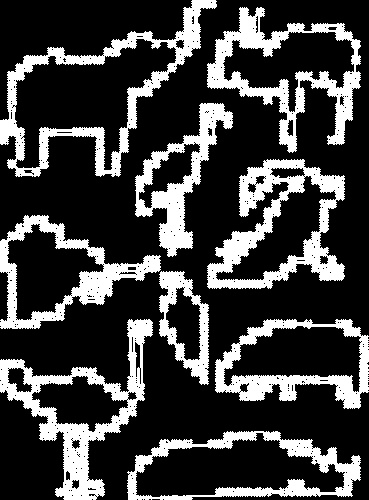
#> input picture contorno.jpg, 369 x 500 px
$ python conversi.py
#> lines starting #> are read from the running program, lines starting #| are printed output that depends on the picture; after the words box and inside, x2 and y2 are one past the last pixel; in counts of white or black regions, pixels touching at a corner belong together
#> the answer given: ..
#> the answer given: ..
import cv2
import os
import numpy as np
import tkinter as tk
from tkinter import filedialog
from tensorflow.keras.applications import MobileNetV2
from PIL import Image, ImageOps
#LA base de datos fue


# Función para segmentar la imagen y guardarla como PNG
def segmentar_y_guardar_imagen(imagen_path, carpeta_destino):
    # Verificar la extensión del archivo
#> called with imagen_path = '../contorno.jpg', carpeta_destino = '..'
    ext = os.path.splitext(imagen_path)[-1].lower()

    if ext in ('.png', '.jpg', '.jpeg', '.bmp', '.pgm', '.dcm'):
        # Cargar la imagen
        if ext == '.dcm':
            import pydicom
            ds = pydicom.dcmread(imagen_path)
            image = ds.pixel_array
        else:
            image = cv2.imread(imagen_path)
#> image is the input picture: shape (500, 369, 3); min 0, max 255, mean 63.3

        # Asegurarse de que la imagen se haya cargado correctamente
        if image is None:
            print(f"No se pudo cargar la imagen: {imagen_path}")
            return

        # Preprocesamiento de la imagen
        image = cv2.resize(image, (555, 555))
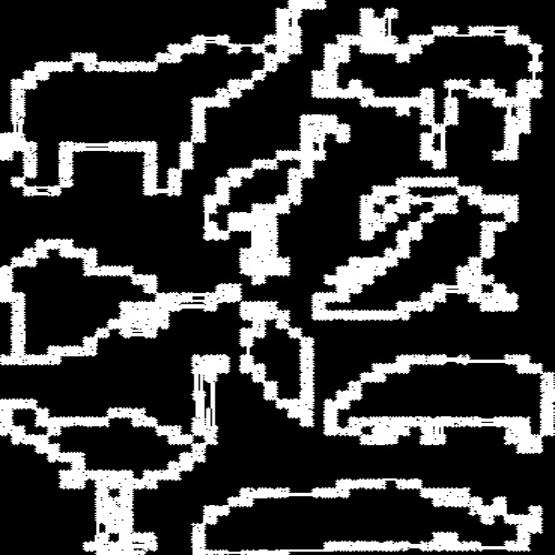
#> image: shape (555, 555, 3); min 0, max 255, mean 63.2


        image_bw = cv2.cvtColor(image, cv2.COLOR_BGR2GRAY)

        _, thresh = cv2.threshold(image_bw, 1, 255, cv2.THRESH_BINARY)
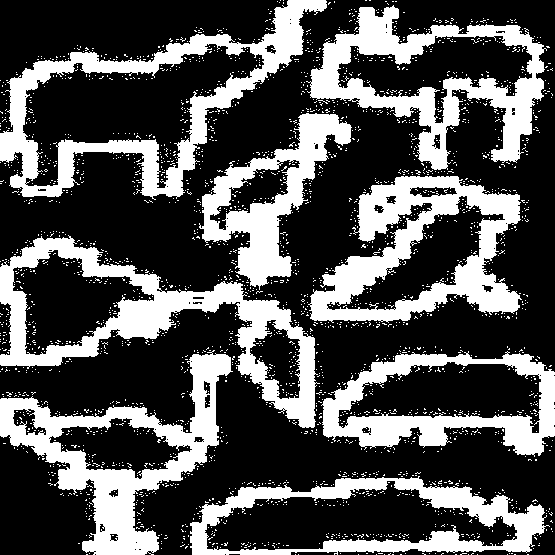
#> thresh: shape (555, 555); 32.1% white; 2611 white regions (2603 under 20 px)
        contours, _ = cv2.findContours(thresh, cv2.RETR_EXTERNAL, cv2.CHAIN_APPROX_SIMPLE)
#> contours = 1633 contours, 1625 with area under 20; largest, box (x1, y1, x2, y2) and area: (0, 0, 327, 200) 28409, (0, 235, 320, 428) 23203, (190, 476, 550, 555) 20912, (306, 5, 547, 170) 19678, (308, 176, 522, 323) 19444, (0, 350, 233, 555) 17576, (321, 351, 555, 457) 17236, (199, 113, 352, 290) 10146
        x, y, w, h = cv2.boundingRect(contours[0])
#> x = 527; y = 554; w = 2; h = 1

        # Recortar la imagen original para eliminar el marco negro
        image_without_border = image[y:y + h, x:x + w]
#> image_without_border = [[2, 2, 2], [2, 2, 2]]


        first_row = image_without_border[0, :]
#> first_row = [[2, 2, 2], [2, 2, 2]]
        brightness_on_left = np.mean(first_row[:first_row.shape[0] // 2])
#> brightness_on_left = 2
        brightness_on_right = np.mean(first_row[first_row.shape[0] // 2:])
#> brightness_on_right = 2

        # Rotar la imagen si los píxeles claros están a la izquierda
        if brightness_on_left > brightness_on_right:
            image_without_border = np.fliplr(image_without_border)


        # Mostrar la imagen sin el marco negro
        # cv2.imshow('Imagen sin marco negro', image_without_border)
        # cv2.waitKey(0)
        # cv2.destroyAllWindows()

        image_bw = cv2.cvtColor(image_without_border, cv2.COLOR_BGR2GRAY)
#> image_bw = [[2, 2]]
        clahe = cv2.createCLAHE(clipLimit=1, tileGridSize=(4, 4))#
        img_clahe = clahe.apply(image_bw) + 7#Aqui aumentas el brillo
#> img_clahe = [[6, 6]]
        umbral, img_bin = cv2.threshold(img_clahe, 16, 255, cv2.THRESH_BINARY)
#> img_bin = [[0, 0]]
        kernel = np.ones((3, 3), np.uint8)
        img_dilated = cv2.dilate(img_bin, kernel, iterations=3)
#> img_dilated = [[0, 0]]
        img_eroded = cv2.erode(img_dilated, kernel, iterations=6)
#> img_eroded = [[0, 0]]

        # Encontrar la isla más grande
        contours, _ = cv2.findContours(img_eroded, cv2.RETR_EXTERNAL, cv2.CHAIN_APPROX_SIMPLE)
#> contours = []
        max_area = 0
        largest_island = None
        for contour in contours:
            area = cv2.contourArea(contour)
            if area > max_area:
                max_area = area
                largest_island = contour
#> this loop made 0 passes
#> after the loop, max_area = 0

        # Crear una copia de la imagen original y dibujar la isla más grande en ella
        if largest_island is not None:
            result_image = np.zeros_like(img_eroded, dtype=np.uint8)
            cv2.drawContours(result_image, [largest_island], -1, (255), thickness=cv2.FILLED)

            # Obtener la imagen CLAHE
            result_image_with_overlay = img_clahe.copy()
            result_image_with_overlay[result_image != 0] = 255

            # Dibujar el borde en rojo
            mask = result_image.copy()
            segmented_image = cv2.bitwise_and(img_clahe, img_clahe, mask=mask)

            # Obtener el nombre del archivo sin extensión
            file_name = os.path.splitext(os.path.basename(imagen_path))[0]
            output_path = os.path.join(carpeta_destino, f"{file_name}.png")#Aqui modificar.
            # Convierte la imagen a una matriz NumPy

            cv2.imwrite(output_path, segmented_image)
            print(f"Imagen convertida en {output_path}")
        else:
            print("No se encontró una isla válida en la imagen")
    else:
        print(f"Extensión no admitida para la imagen: {ext}")


# Función para procesar una carpeta de imágenes
def procesar_carpeta_imagenes():
    root = tk.Tk()
    root.withdraw()

    # Solicitar la carpeta que contiene las imágenes
    carpeta = filedialog.askdirectory(title="Seleccionar Carpeta con Imágenes")

    if not carpeta:
        print("no se selecciono carpeta de imagenes")
        return


    # Solicitar la carpeta de destino
    carpeta_destino = filedialog.askdirectory(title="Seleccionar Carpeta para Guardar las Imágenes Segmentadas")

    if not carpeta_destino:
        print("no hay carpeta de destino")
        return

    # Obtener la lista de archivos en la carpeta
    archivos = [f for f in os.listdir(carpeta) if f.lower().endswith(('.png', '.jpg', '.jpeg', '.bmp', '.pgm', '.dcm'))]

    for archivo in archivos:
        imagen_path = os.path.join(carpeta, archivo)
        segmentar_y_guardar_imagen(imagen_path, carpeta_destino)
#> pass 2 of the loop in procesar_carpeta_imagenes, `for archivo in archivos:`:
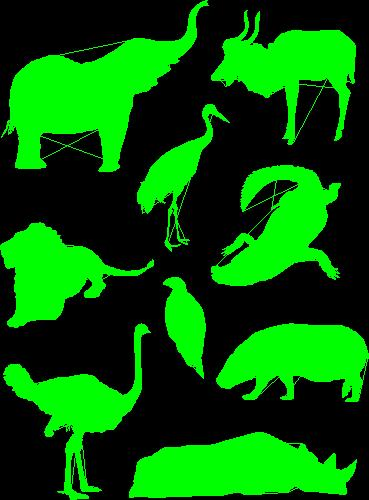
#> input picture imagen_con_contornos.jpg, 369 x 500 px
#> in segmentar_y_guardar_imagen, image is the input picture: shape (500, 369, 3); mean B, G, R 4, 93.8, 3.5
#> image: shape (555, 555, 3)
#> in segmentar_y_guardar_imagen (call 2), `image_bw = cv2.cvtColor(image, cv2.COLOR_BGR2GRAY)`:
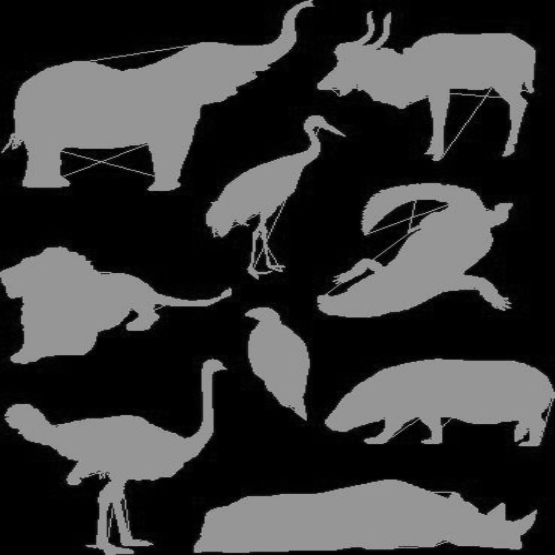
#> image_bw: shape (555, 555); min 0, max 173, mean 56.6
#> in segmentar_y_guardar_imagen (call 2), `_, thresh = cv2.threshold(image_bw, 1, 255, cv2.THRESH_BINARY)`:
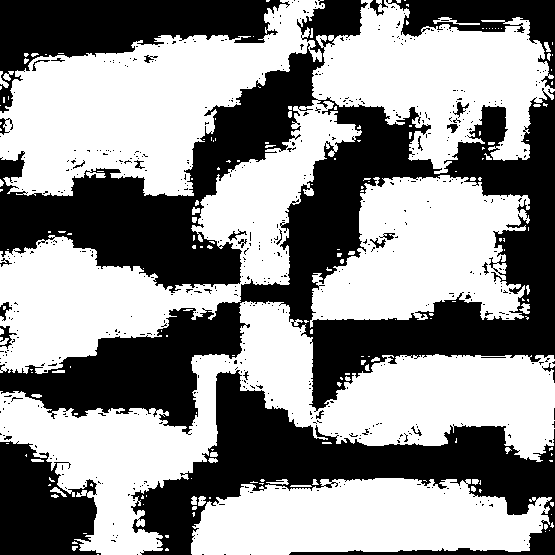
#> thresh: shape (555, 555); 56.5% white; 588 black regions (558 under 20 px)
#> in segmentar_y_guardar_imagen (call 2), `contours, _ = cv2.findContours(thresh, cv2.RETR_EXTERNAL, cv2.CHAIN_AP..`: contours = 184 contours, 162 with area under 20; largest, box (x1, y1, x2, y2) and area: (0, 0, 555, 374) 51303, (0, 301, 555, 555) 42922, (0, 0, 325, 196) 31758, (310, 175, 530, 328) 21696, (191, 478, 552, 555) 21189
#> x = 97
#> image_without_border = [[7, 1, 1], [8, 3, 2]]
#> brightness_on_left = 3
#> brightness_on_right = 4.33
#> in segmentar_y_guardar_imagen (call 2), `image_bw = cv2.cvtColor(image_without_border, cv2.COLOR_BGR2GRAY)`: image_bw = [[2, 3]]
#> in segmentar_y_guardar_imagen (call 2), `contours, _ = cv2.findContours(img_eroded, cv2.RETR_EXTERNAL, cv2.CHAI..`: contours = []
#> after the loop in segmentar_y_guardar_imagen (call 2), `for contour in contours:`: max_area = 0

# Ejecutar la función para procesar la carpeta de imágenes
procesar_carpeta_imagenes()
